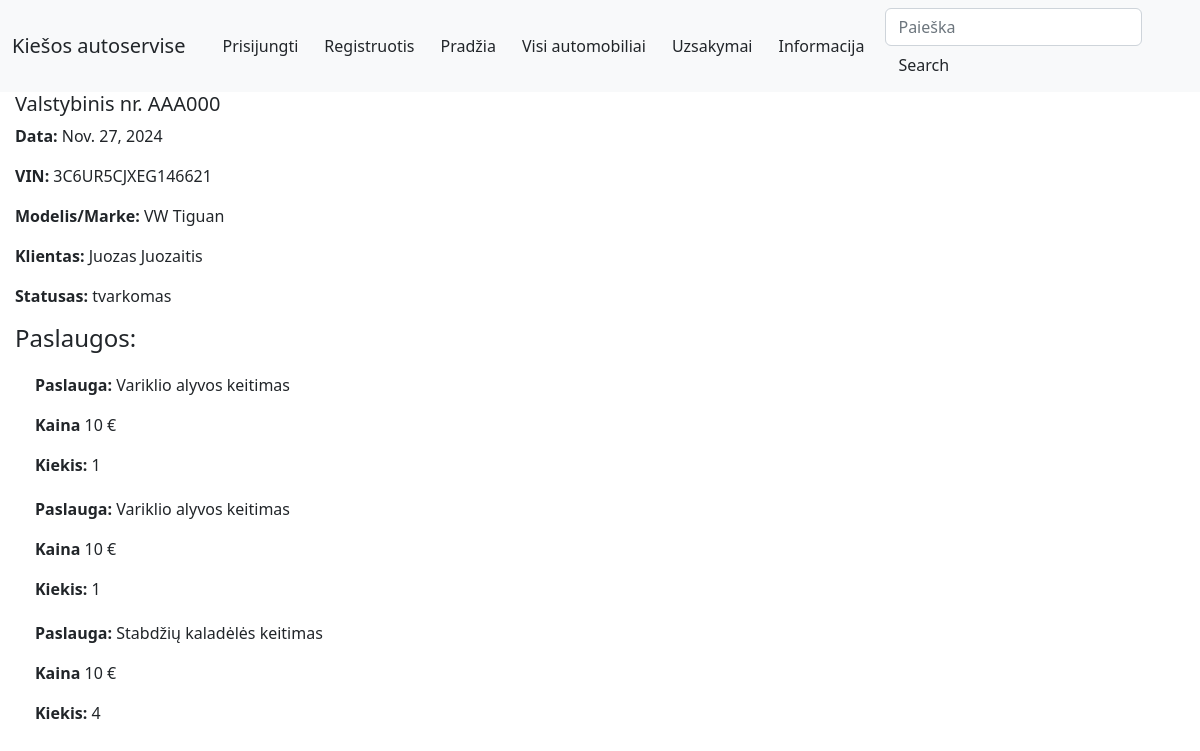
/autoservice/uzsakymai/2, run on the app's committed database.
### autoservice/models.py (models this page shows, shortened)
class Uzsakymas(models.Model):
    data = models.DateField('Data', null=True, blank=True)
    automobilis_id = models.ForeignKey('Automobilis', on_delete=models.CASCADE, null=False)
    bus_sutvarkyta = models.DateField('Bus sutvarkyta', null=True, blank=True)
    savininkas = models.ForeignKey(User, on_delete=models.SET_NULL, null=True, blank=True)
    LOAN_STATUS = (
        ('uzregistruotas', 'Uzregistruota'),
        ('eileje', 'Eileje'),
        ('tvarkomas', 'Tvarkoma'),
        ('galima atsiimti', 'Galima atsiimti'),
        ('atlikta', 'Atlikta'),
    )
    status = models.CharField(
        max_length=20,
        choices=LOAN_STATUS,
        blank=True,
        default='Uzregistruotas',
        help_text='Statusas',
    )
    class Meta:
        ordering = ['bus_sutvarkyta']
        verbose_name_plural = "Uzsakymai"
    def display_automobilis_val_nr(self):
        return self.automobilis_id.valstybinis_nr
    display_automobilis_val_nr.short_description = 'Valstybinis NR.'
    def display_automobilis_vin(self):
        return self.automobilis_id.vin_kodas
    display_automobilis_vin.short_description = 'VIN Kodas.'
    def display_automobilis_client(self):
        return self.automobilis_id.klientas
    display_automobilis_client.short_description = 'Klientas'
    def display_automobilis_marke(self):
        return self.automobilis_id.automobilio_modelis_id
    display_automobilis_marke.short_description = 'Gamintojas/Marke'

class Automobilis(models.Model):
    valstybinis_nr = models.CharField('Valstybinis_NR', max_length=15, help_text='Iveskite Valstybini nr.(pvz AAA000)')
    automobilio_modelis_id = models.ForeignKey('AutomobiloModelis', on_delete=models.CASCADE, null=False,related_name='automobiliomodelis')
    vin_kodas = models.CharField('VIN_Kodas', max_length=17, help_text='Iveskite VIN (pvz.3C6UR5CJXEG146621)')
    klientas = models.CharField('Klientas', max_length=100, help_text='Vardas Pavarde pvz(Juozas Juozaitis)')
    aprasymas = HTMLField('Aprasymas',help_text='Aprasymas',null=True)
    cover = models.ImageField('Viršelis', upload_to='covers', null=True,blank=True)
    def display_automobilis_modelis(self):
        return f'{self.automobilio_modelis_id.marke} {self.automobilio_modelis_id.modelis}'
    display_automobilis_modelis.short_description = 'Automobilis'
    class Meta:
        verbose_name_plural = "Automobiliai"

class AutomobiloModelis(models.Model):
    marke = models.CharField('Markė', max_length=100, help_text='Iveskite markę (pvz. Ford )')
    modelis = models.CharField('Modelis', max_length=100, help_text='Iveskite modelį (pvz. Focus )')
    def __str__(self):
        return f'{self.marke} {self.modelis}'
    class Meta:
        verbose_name = 'Automobilio Modelis'
        verbose_name_plural = 'Automobilio modeliai'

class UzsakymoEilute(models.Model):
    paslauga_id = models.ForeignKey('Paslauga', on_delete=models.CASCADE, null=False)
    uzsakymo_id = models.ForeignKey('Uzsakymas', on_delete=models.CASCADE, null=False)
    kiekis = models.CharField('Kiekis', max_length=250, help_text='Iveskite kieki')
    class Meta:
        verbose_name = 'Uzsakymo eilutes'
        verbose_name_plural = 'Uzsakymo eilute'

class Paslauga(models.Model):
    pavadinimas = models.CharField('Pavadinimas', max_length=100,
                                   help_text='Iveskite paslaugos pavadinima (pvz.Tepalu keitimas)')
    kaina = models.IntegerField('Kaina', help_text='Iveskite kaina paslaugos(pvz: 199)')
    class Meta:
        verbose_name = 'Paslauga'
        verbose_name_plural = 'Paslaugos'

### autoservice/views.py (the view)
# urls.py: path('uzsakymai/<int:pk>', views.UzsakymasDetailView.as_view(), name='uzsakymas-detail'),
class UzsakymasDetailView(generic.DetailView):
    model = Uzsakymas
    template_name = 'uzsakymas_detail.html'

### autoservice/templates/uzsakymas_detail.html
{% extends "base.html" %}
{% block content %}
<h5>Valstybinis nr. {{ uzsakymas.automobilis_id.valstybinis_nr }}</h5>
<p><strong>Data: </strong> {{ uzsakymas.data }}</p>
<p><strong>VIN: </strong>{{ uzsakymas.automobilis_id.vin_kodas }}</p>
<p><strong>Modelis/Marke: </strong>{{ uzsakymas.automobilis_id.automobilio_modelis_id }}</p>
<p><strong>Klientas: </strong>{{ uzsakymas.automobilis_id.klientas }}</p>
<p><strong>Statusas: </strong>{{ uzsakymas.status }}</p>
<h4>Paslaugos:</h4>
{% for eilute in uzsakymas.uzsakymoeilute_set.all %}
<div style="margin-left:20px;margin-top:20px">
  <p><strong>Paslauga:</strong> {{ eilute.paslauga_id.pavadinimas }} </p>
  <p><strong>Kaina</strong> {{ eilute.paslauga_id.kaina }} €</p>
  <p><strong>Kiekis:</strong> {{ eilute.kiekis }}</p>
</div>
{% endfor %}
{% endblock %}

### data on the page
Uzsakymas: automobilis_id.valstybinis_nr "AAA000", data "Nov. 27, 2024", automobilis_id.vin_kodas "3C6UR5CJXEG146621", automobilis_id.automobilio_modelis_id "VW Tiguan", automobilis_id.klientas "Juozas Juozaitis", status "tvarkomas"
UzsakymoEilute: paslauga_id.pavadinimas "Variklio alyvos keitimas", paslauga_id.kaina "10", kiekis "1"
UzsakymoEilute: paslauga_id.pavadinimas "Variklio alyvos keitimas", paslauga_id.kaina "10", kiekis "1"
UzsakymoEilute: paslauga_id.pavadinimas "Stabdžių kaladėlės keitimas", paslauga_id.kaina "10", kiekis "4"
